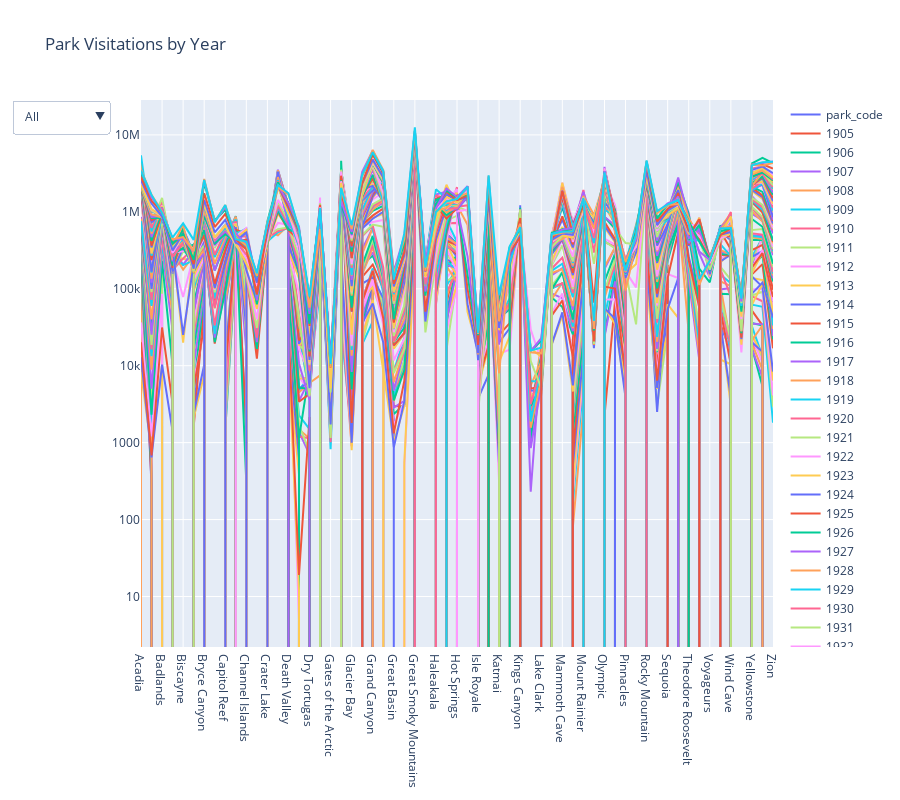

Notebook cell for this chart:
### Code cell
def multi_plot(df, title, addAll = True):
    fig = go.Figure()

    for column in df.columns.to_list(): 
        fig.add_trace(
            go.Scatter(
                x = df.index,
                y = df[column],
                name = column
            )
        )

    button_all = dict(label = 'All',
                      method = 'update',
                      args = [{'visible': df.columns.isin(df.columns),
                               'title': 'All',
                               'showlegend':True}])

    def create_layout_button(column):
        return dict(label = column,
                    method = 'update',
                    args = [{'visible': df.columns.isin([column]),
                             'title': column,
                             'showlegend': True}])

    fig.update_layout(
        updatemenus=[go.layout.Updatemenu(
            active = 0,
            buttons = ([button_all] * addAll) + list(df.columns.map(lambda column: create_layout_button(column)))
            )
        ],
         yaxis_type="log"       
    )
    # Update remaining layout properties
    fig.update_layout(
        title_text=title,
        height=800
        
    )
   
    fig.show()

    
multi_plot(park_info, title="Park Visitations by Year")
